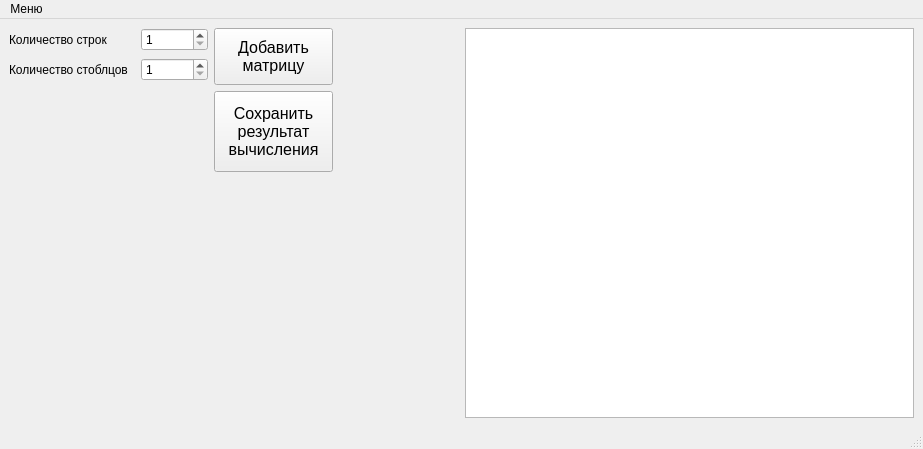
<?xml version="1.0" encoding="UTF-8"?>
<ui version="4.0">
 <class>Calculator</class>
 <widget class="QMainWindow" name="Calculator">
  <property name="geometry">
   <rect>
    <x>0</x>
    <y>0</y>
    <width>923</width>
    <height>449</height>
   </rect>
  </property>
  <property name="minimumSize">
   <size>
    <width>800</width>
    <height>400</height>
   </size>
  </property>
  <property name="windowTitle">
   <string>Матричный калькулятор</string>
  </property>
  <property name="windowIcon">
   <iconset resource="MatrixCalculator.qrc">
    <normaloff>:/Images/MatrixCalculator.png</normaloff>:/Images/MatrixCalculator.png</iconset>
  </property>
  <widget class="QWidget" name="centralwidget">
   <layout class="QGridLayout" name="gridLayout_2">
    <item row="0" column="0">
     <layout class="QHBoxLayout" name="horizontalLayout">
      <item>
       <layout class="QVBoxLayout" name="verticalLayout">
        <item>
         <layout class="QFormLayout" name="formLayout">
          <item row="0" column="0">
           <widget class="QLabel" name="label_row">
            <property name="minimumSize">
             <size>
              <width>104</width>
              <height>24</height>
             </size>
            </property>
            <property name="whatsThis">
             <string>&lt;html&gt;&lt;head/&gt;&lt;body&gt;&lt;p&gt;Количество строк&lt;/p&gt;&lt;/body&gt;&lt;/html&gt;</string>
            </property>
            <property name="text">
             <string>Количество строк</string>
            </property>
           </widget>
          </item>
          <item row="0" column="1">
           <widget class="QSpinBox" name="spinBox_row">
            <property name="minimum">
             <number>1</number>
            </property>
           </widget>
          </item>
          <item row="1" column="0">
           <widget class="QLabel" name="label_colmn">
            <property name="minimumSize">
             <size>
              <width>126</width>
              <height>24</height>
             </size>
            </property>
            <property name="text">
             <string>Количество стоблцов</string>
            </property>
           </widget>
          </item>
          <item row="1" column="1">
           <widget class="QSpinBox" name="spinBox_column">
            <property name="minimum">
             <number>1</number>
            </property>
           </widget>
          </item>
         </layout>
        </item>
        <item>
         <spacer name="horizontalSpacer">
          <property name="orientation">
           <enum>Qt::Horizontal</enum>
          </property>
          <property name="sizeHint" stdset="0">
           <size>
            <width>40</width>
            <height>20</height>
           </size>
          </property>
         </spacer>
        </item>
       </layout>
      </item>
      <item>
       <layout class="QVBoxLayout" name="verticalLayout_2">
        <item>
         <widget class="QPushButton" name="pushButton_AddMatrix">
          <property name="minimumSize">
           <size>
            <width>107</width>
            <height>57</height>
           </size>
          </property>
          <property name="font">
           <font>
            <pointsize>12</pointsize>
           </font>
          </property>
          <property name="whatsThis">
           <string>Сохранить матрицу для выполнения дальнейших операций с ней</string>
          </property>
          <property name="text">
           <string>Добавить 
матрицу</string>
          </property>
          <property name="icon">
           <iconset resource="MatrixCalculator.qrc">
            <normaloff>:/Images/AddMatrix.png</normaloff>:/Images/AddMatrix.png</iconset>
          </property>
          <property name="iconSize">
           <size>
            <width>32</width>
            <height>32</height>
           </size>
          </property>
         </widget>
        </item>
        <item>
         <widget class="QPushButton" name="pushButton_SaveMatrix">
          <property name="minimumSize">
           <size>
            <width>119</width>
            <height>81</height>
           </size>
          </property>
          <property name="font">
           <font>
            <pointsize>12</pointsize>
           </font>
          </property>
          <property name="whatsThis">
           <string>Сохранить матрицу для выполнения дальнейших операций с ней</string>
          </property>
          <property name="text">
           <string>Сохранить
результат
вычисления</string>
          </property>
          <property name="icon">
           <iconset resource="MatrixCalculator.qrc">
            <normaloff>:/Images/SaveMatrix.png</normaloff>:/Images/SaveMatrix.png</iconset>
          </property>
          <property name="iconSize">
           <size>
            <width>32</width>
            <height>32</height>
           </size>
          </property>
         </widget>
        </item>
       </layout>
      </item>
      <item>
       <layout class="QGridLayout" name="gridLayout">
        <item row="0" column="0">
         <widget class="QPushButton" name="pushButton_Sum">
          <property name="minimumSize">
           <size>
            <width>36</width>
            <height>36</height>
           </size>
          </property>
          <property name="maximumSize">
           <size>
            <width>36</width>
            <height>36</height>
           </size>
          </property>
          <property name="font">
           <font>
            <pointsize>12</pointsize>
           </font>
          </property>
          <property name="text">
           <string/>
          </property>
          <property name="icon">
           <iconset resource="MatrixCalculator.qrc">
            <normaloff>:/Images/Add.png</normaloff>:/Images/Add.png</iconset>
          </property>
          <property name="iconSize">
           <size>
            <width>48</width>
            <height>48</height>
           </size>
          </property>
          <property name="flat">
           <bool>true</bool>
          </property>
         </widget>
        </item>
        <item row="0" column="1">
         <widget class="QPushButton" name="pushButton_Mul">
          <property name="minimumSize">
           <size>
            <width>36</width>
            <height>36</height>
           </size>
          </property>
          <property name="maximumSize">
           <size>
            <width>36</width>
            <height>36</height>
           </size>
          </property>
          <property name="font">
           <font>
            <pointsize>12</pointsize>
           </font>
          </property>
          <property name="text">
           <string/>
          </property>
          <property name="icon">
           <iconset resource="MatrixCalculator.qrc">
            <normaloff>:/Images/Mul.png</normaloff>:/Images/Mul.png</iconset>
          </property>
          <property name="iconSize">
           <size>
            <width>48</width>
            <height>48</height>
           </size>
          </property>
          <property name="flat">
           <bool>true</bool>
          </property>
         </widget>
        </item>
        <item row="0" column="2">
         <widget class="QPushButton" name="pushButton_Det">
          <property name="minimumSize">
           <size>
            <width>36</width>
            <height>36</height>
           </size>
          </property>
          <property name="maximumSize">
           <size>
            <width>36</width>
            <height>36</height>
           </size>
          </property>
          <property name="font">
           <font>
            <pointsize>12</pointsize>
           </font>
          </property>
          <property name="layoutDirection">
           <enum>Qt::LeftToRight</enum>
          </property>
          <property name="text">
           <string/>
          </property>
          <property name="icon">
           <iconset resource="MatrixCalculator.qrc">
            <normaloff>:/Images/Determine.png</normaloff>:/Images/Determine.png</iconset>
          </property>
          <property name="iconSize">
           <size>
            <width>48</width>
            <height>48</height>
           </size>
          </property>
          <property name="autoDefault">
           <bool>false</bool>
          </property>
          <property name="flat">
           <bool>true</bool>
          </property>
         </widget>
        </item>
        <item row="1" column="0">
         <widget class="QPushButton" name="pushButton_Sub">
          <property name="minimumSize">
           <size>
            <width>36</width>
            <height>36</height>
           </size>
          </property>
          <property name="maximumSize">
           <size>
            <width>36</width>
            <height>36</height>
           </size>
          </property>
          <property name="font">
           <font>
            <pointsize>12</pointsize>
           </font>
          </property>
          <property name="text">
           <string/>
          </property>
          <property name="icon">
           <iconset resource="MatrixCalculator.qrc">
            <normaloff>:/Images/Sub.png</normaloff>:/Images/Sub.png</iconset>
          </property>
          <property name="iconSize">
           <size>
            <width>48</width>
            <height>48</height>
           </size>
          </property>
          <property name="flat">
           <bool>true</bool>
          </property>
         </widget>
        </item>
        <item row="1" column="1">
         <widget class="QPushButton" name="pushButton_Div">
          <property name="minimumSize">
           <size>
            <width>36</width>
            <height>36</height>
           </size>
          </property>
          <property name="maximumSize">
           <size>
            <width>36</width>
            <height>36</height>
           </size>
          </property>
          <property name="font">
           <font>
            <pointsize>12</pointsize>
           </font>
          </property>
          <property name="text">
           <string/>
          </property>
          <property name="icon">
           <iconset resource="MatrixCalculator.qrc">
            <normaloff>:/Images/Div.png</normaloff>:/Images/Div.png</iconset>
          </property>
          <property name="iconSize">
           <size>
            <width>48</width>
            <height>48</height>
           </size>
          </property>
          <property name="flat">
           <bool>true</bool>
          </property>
         </widget>
        </item>
        <item row="1" column="2">
         <widget class="QPushButton" name="pushButton_Transp">
          <property name="minimumSize">
           <size>
            <width>36</width>
            <height>36</height>
           </size>
          </property>
          <property name="maximumSize">
           <size>
            <width>36</width>
            <height>36</height>
           </size>
          </property>
          <property name="font">
           <font>
            <pointsize>12</pointsize>
           </font>
          </property>
          <property name="layoutDirection">
           <enum>Qt::LeftToRight</enum>
          </property>
          <property name="text">
           <string/>
          </property>
          <property name="icon">
           <iconset resource="MatrixCalculator.qrc">
            <normaloff>:/Images/Trans.png</normaloff>:/Images/Trans.png</iconset>
          </property>
          <property name="iconSize">
           <size>
            <width>48</width>
            <height>48</height>
           </size>
          </property>
          <property name="autoDefault">
           <bool>false</bool>
          </property>
          <property name="flat">
           <bool>true</bool>
          </property>
         </widget>
        </item>
        <item row="2" column="0">
         <widget class="QPushButton" name="pushButton_Rev">
          <property name="minimumSize">
           <size>
            <width>36</width>
            <height>36</height>
           </size>
          </property>
          <property name="maximumSize">
           <size>
            <width>36</width>
            <height>36</height>
           </size>
          </property>
          <property name="font">
           <font>
            <pointsize>12</pointsize>
           </font>
          </property>
          <property name="layoutDirection">
           <enum>Qt::LeftToRight</enum>
          </property>
          <property name="text">
           <string/>
          </property>
          <property name="icon">
           <iconset resource="MatrixCalculator.qrc">
            <normaloff>:/Images/Rev.png</normaloff>:/Images/Rev.png</iconset>
          </property>
          <property name="iconSize">
           <size>
            <width>48</width>
            <height>48</height>
           </size>
          </property>
          <property name="autoDefault">
           <bool>false</bool>
          </property>
          <property name="flat">
           <bool>true</bool>
          </property>
         </widget>
        </item>
        <item row="2" column="1" colspan="2">
         <widget class="QPushButton" name="pushButton_Del">
          <property name="font">
           <font>
            <pointsize>12</pointsize>
           </font>
          </property>
          <property name="layoutDirection">
           <enum>Qt::LeftToRight</enum>
          </property>
          <property name="text">
           <string/>
          </property>
          <property name="icon">
           <iconset resource="MatrixCalculator.qrc">
            <normaloff>:/Images/Delete.png</normaloff>:/Images/Delete.png</iconset>
          </property>
          <property name="iconSize">
           <size>
            <width>48</width>
            <height>48</height>
           </size>
          </property>
          <property name="autoDefault">
           <bool>false</bool>
          </property>
          <property name="flat">
           <bool>true</bool>
          </property>
         </widget>
        </item>
       </layout>
      </item>
     </layout>
    </item>
    <item row="0" column="1" rowspan="2">
     <widget class="QTextEdit" name="textEdit_result"/>
    </item>
    <item row="1" column="0">
     <layout class="QVBoxLayout" name="verticalLayout_Matrix"/>
    </item>
   </layout>
  </widget>
  <widget class="QMenuBar" name="menubar">
   <property name="geometry">
    <rect>
     <x>0</x>
     <y>0</y>
     <width>923</width>
     <height>21</height>
    </rect>
   </property>
   <widget class="QMenu" name="menu">
    <property name="title">
     <string>Меню</string>
    </property>
    <addaction name="actionOpen"/>
    <addaction name="actionSave"/>
    <addaction name="separator"/>
    <addaction name="actionExit"/>
   </widget>
   <addaction name="menu"/>
  </widget>
  <widget class="QStatusBar" name="statusbar"/>
  <action name="actionOpen">
   <property name="text">
    <string>Открыть</string>
   </property>
   <property name="whatsThis">
    <string>Открыть файл</string>
   </property>
   <property name="shortcut">
    <string>Ctrl+O</string>
   </property>
  </action>
  <action name="actionSave">
   <property name="text">
    <string>Сохранить</string>
   </property>
   <property name="shortcut">
    <string>Ctrl+S</string>
   </property>
  </action>
  <action name="actionExit">
   <property name="text">
    <string>Выход</string>
   </property>
   <property name="shortcut">
    <string>Esc</string>
   </property>
  </action>
 </widget>
 <resources>
  <include location="MatrixCalculator.qrc"/>
 </resources>
 <connections/>
</ui>
